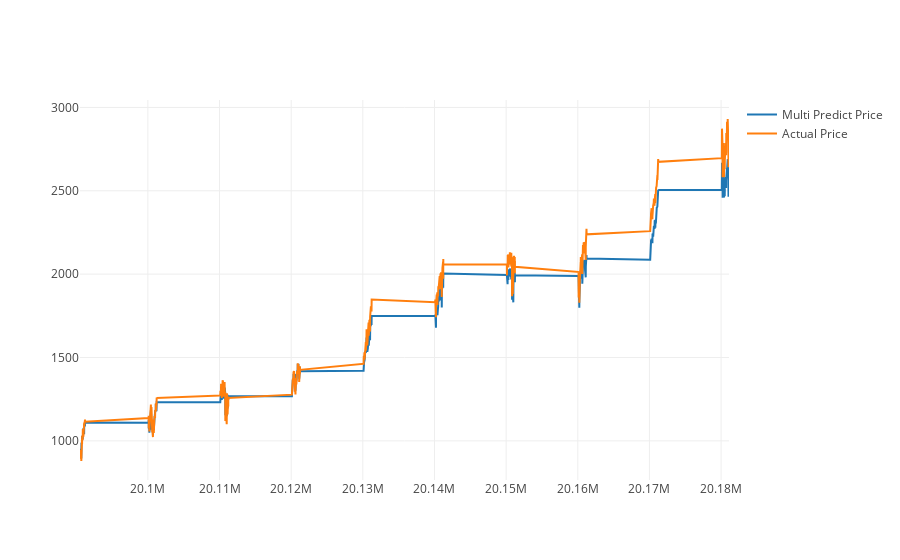

The cell this chart's notebook holds for it:
### Code cell
predictDates = data.tail(len(inv_y)).index
actual_chart = go.Scatter(x=predictDates, y=inv_y, name= 'Actual Price')
multi_predict_chart = go.Scatter(x=predictDates, y=inv_yhat, name= 'Multi Predict Price')
#predict_chart = go.Scatter(x=predictDates, y=yhat_reshape, name= 'Predict Price')
#py.iplot([predict_chart, multi_predict_chart, actual_chart])
py.iplot([multi_predict_chart, actual_chart])

### Figure 1 — Plotly figure (JSON) as saved in the notebook; plotly's stock layout.template omitted (floating-point values rounded to 4 significant figures; data arrays with more than 128 entries replaced by an {"elided": "..."} marker saying what was removed)
{"data": [{"name": "Multi Predict Price", "type": "scatter", "uid": "432885cd-36fb-4f10-a767-defa5abd5b8c", "x": {"elided": "2379 int values"}, "y": {"elided": "2379 float values"}}, {"name": "Actual Price", "type": "scatter", "uid": "0cb24741-37ac-46df-a304-76622913cbcd", "x": {"elided": "2379 int values"}, "y": {"elided": "2379 float values"}}], "layout": {}}
